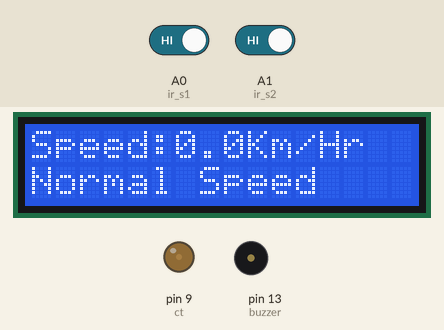
Simulated run of this sketch. Board: Arduino Uno, built with avr-gcc and run on an emulated ATmega328P. On the bench: 16×2 character LCD, output pins drawn as LEDs (lit = HIGH), buzzer (waves = sounding, pin HIGH). The test bench sets the inputs (shaded band); at power-on: A0 (ir_s1) HIGH, A1 (ir_s2) HIGH.

Above: at 3.2 s.
3.3 s: A0 (ir_s1) driven LOW
At 4.9 s:
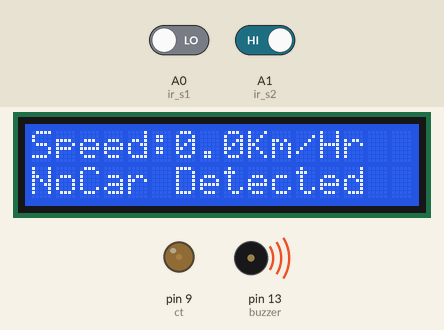
5.5 s: A1 (ir_s2) driven LOW
At 7.7 s:
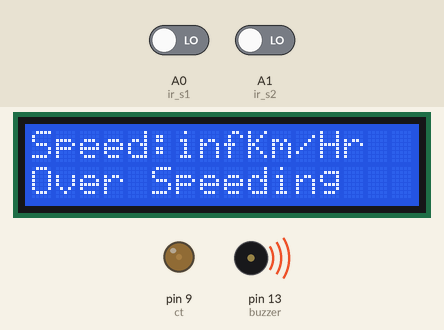
8.0 s: A1 (ir_s2) driven HIGH
At 9.5 s:
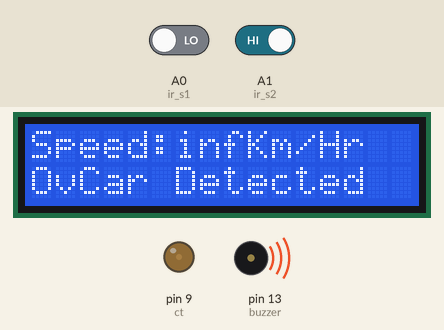
10.0 s: A1 (ir_s2) driven LOW
At 10.8 s:
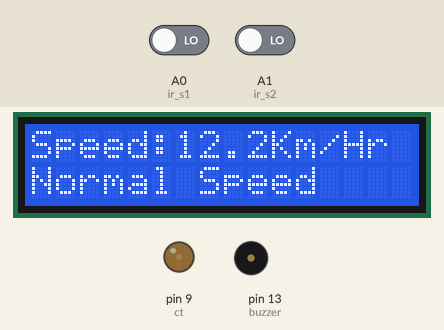
12.5 s: A0 (ir_s1) driven HIGH
At 14.4 s:
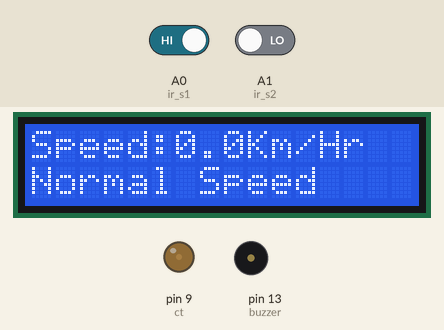
Timing chart, 0 to 15.5 s (numbered marks = the images above; inputs shaded):
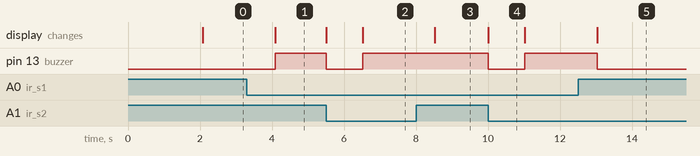

The sketch:

CarSpeedDetector.ino
```cpp
#include <LiquidCrystal.h>

const int rs = 12, en = 11, d4 = 5, d5 = 4, d6 = 3, d7 = 2, ct=9;

LiquidCrystal mylcd(rs, en, d4, d5, d6, d7);

int timer1;
int timer2;

float Time;
float distance = 5.0;
float speed;

int ir_s1 = A0;
int ir_s2 = A1;

int buzzer = 13;

bool car_detected = false; // flag variable to keep track of whether a car is detected

void setup() {
  analogWrite(ct, 25);
  pinMode(ir_s1, INPUT);
  pinMode(ir_s2, INPUT);
  pinMode(buzzer, OUTPUT);

  mylcd.begin(16, 2);
  mylcd.clear();
  mylcd.setCursor(4, 0);
  mylcd.print("Car Speed");
  mylcd.setCursor(5, 1);
  mylcd.print("Detector ");
  delay(2000);
  mylcd.clear();
}

void loop() {
  if (digitalRead(ir_s1) == LOW && !car_detected) {
    timer1 = millis();
    car_detected = true; // set the flag to true when the first sensor detects a car
  }

  if (digitalRead(ir_s2) == LOW && car_detected) {
    timer2 = millis();
    car_detected = false; // set the flag to false when the second sensor detects the car
  }

  if (car_detected) { // if a car is passing through, turn on the buzzer and display "Car Detected" on the LCD
    digitalWrite(buzzer, HIGH);
    mylcd.setCursor(2, 1);
    mylcd.print("Car Detected");
  } else {
    if (timer1 != 0 && timer2 != 0) { // calculate the speed only when both sensors have detected a car
      Time = abs(timer2 - timer1) / 1000.0;
      speed = distance / Time * 3600.0 / 1000.0;
    } else { // if no car is detected, display "Searching..." on the LCD
      speed = 0;
      mylcd.setCursor(2, 1);
      mylcd.print("Searching...  ");
    }

    mylcd.clear();
    mylcd.setCursor(0, 0);
    mylcd.print("Speed:");
    mylcd.print(speed, 1);
    mylcd.print("Km/Hr  ");
    mylcd.setCursor(0, 1);

    if (speed > 25) { // if the car is over-speeding, turn on the buzzer and display "Over Speeding" on the LCD
      mylcd.print("Over Speeding ");
      digitalWrite(buzzer, HIGH);
    } else {
      mylcd.print("Normal Speed  ");
      digitalWrite(buzzer, LOW);
    }

    delay(1000);
    timer1 = 0;
    timer2 = 0;
  }
}
```

Measured:
- after the input at 3.3 s, pin 13 (buzzer): LOW → HIGH after 0.79 s; the display: changes after 0.79 s (image 1)
- after the input at 5.5 s, pin 13 (buzzer): HIGH → LOW at once, → HIGH 1.0 s later; the display: first changes at once (image 2 shows a later state)
- after the input at 8.0 s, the display: changes after 0.52 s (image 3)
- after the input at 10.0 s, pin 13 (buzzer): HIGH → LOW at once, → HIGH 1.0 s later; the display: changes at once (image 4)
- after the input at 12.5 s, pin 13 (buzzer): HIGH → LOW after 0.53 s; the display: changes after 0.53 s (image 5)
- what the display in image 4 shows lasts 1.0 s, from 10.0 s to 11.0 s
